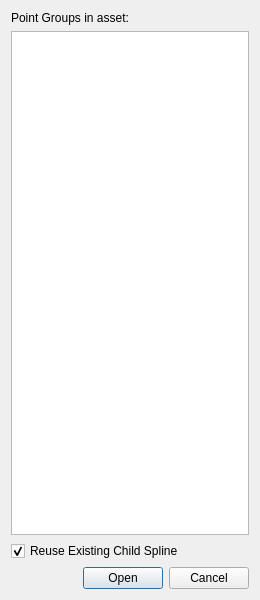
<?xml version="1.0" encoding="UTF-8"?>
<ui version="4.0">
 <class>ExtractPoints</class>
 <widget class="QDialog" name="ExtractPoints">
  <property name="geometry">
   <rect>
    <x>0</x>
    <y>0</y>
    <width>260</width>
    <height>600</height>
   </rect>
  </property>
  <property name="minimumSize">
   <size>
    <width>260</width>
    <height>600</height>
   </size>
  </property>
  <property name="windowTitle">
   <string>Extract Groups as Spline</string>
  </property>
  <layout class="QVBoxLayout" name="verticalLayout">
   <item>
    <widget class="QLabel" name="label">
     <property name="text">
      <string>Point Groups in asset:</string>
     </property>
    </widget>
   </item>
   <item>
    <layout class="QHBoxLayout" name="horizontalLayout">
     <item>
      <widget class="QListWidget" name="listGroups">
       <property name="font">
        <font>
         <family>Consolas</family>
         <pointsize>12</pointsize>
        </font>
       </property>
       <property name="focusPolicy">
        <enum>Qt::NoFocus</enum>
       </property>
       <property name="autoScroll">
        <bool>false</bool>
       </property>
       <property name="autoScrollMargin">
        <number>1</number>
       </property>
       <property name="editTriggers">
        <set>QAbstractItemView::CurrentChanged|QAbstractItemView::DoubleClicked|QAbstractItemView::EditKeyPressed|QAbstractItemView::SelectedClicked</set>
       </property>
       <property name="showDropIndicator" stdset="0">
        <bool>false</bool>
       </property>
       <property name="selectionMode">
        <enum>QAbstractItemView::ExtendedSelection</enum>
       </property>
       <property name="iconSize">
        <size>
         <width>250</width>
         <height>150</height>
        </size>
       </property>
       <property name="verticalScrollMode">
        <enum>QAbstractItemView::ScrollPerPixel</enum>
       </property>
       <property name="horizontalScrollMode">
        <enum>QAbstractItemView::ScrollPerPixel</enum>
       </property>
       <property name="movement">
        <enum>QListView::Static</enum>
       </property>
       <property name="resizeMode">
        <enum>QListView::Adjust</enum>
       </property>
       <property name="spacing">
        <number>5</number>
       </property>
       <property name="gridSize">
        <size>
         <width>250</width>
         <height>25</height>
        </size>
       </property>
       <property name="viewMode">
        <enum>QListView::ListMode</enum>
       </property>
       <property name="modelColumn">
        <number>0</number>
       </property>
       <property name="selectionRectVisible">
        <bool>true</bool>
       </property>
      </widget>
     </item>
    </layout>
   </item>
   <item>
    <widget class="QCheckBox" name="chkUseChildren">
     <property name="text">
      <string>Reuse Existing Child Spline</string>
     </property>
     <property name="checked">
      <bool>true</bool>
     </property>
    </widget>
   </item>
   <item>
    <widget class="QDialogButtonBox" name="cmdButtons">
     <property name="orientation">
      <enum>Qt::Horizontal</enum>
     </property>
     <property name="standardButtons">
      <set>QDialogButtonBox::Cancel|QDialogButtonBox::Open</set>
     </property>
    </widget>
   </item>
  </layout>
 </widget>
 <resources/>
 <connections/>
</ui>
